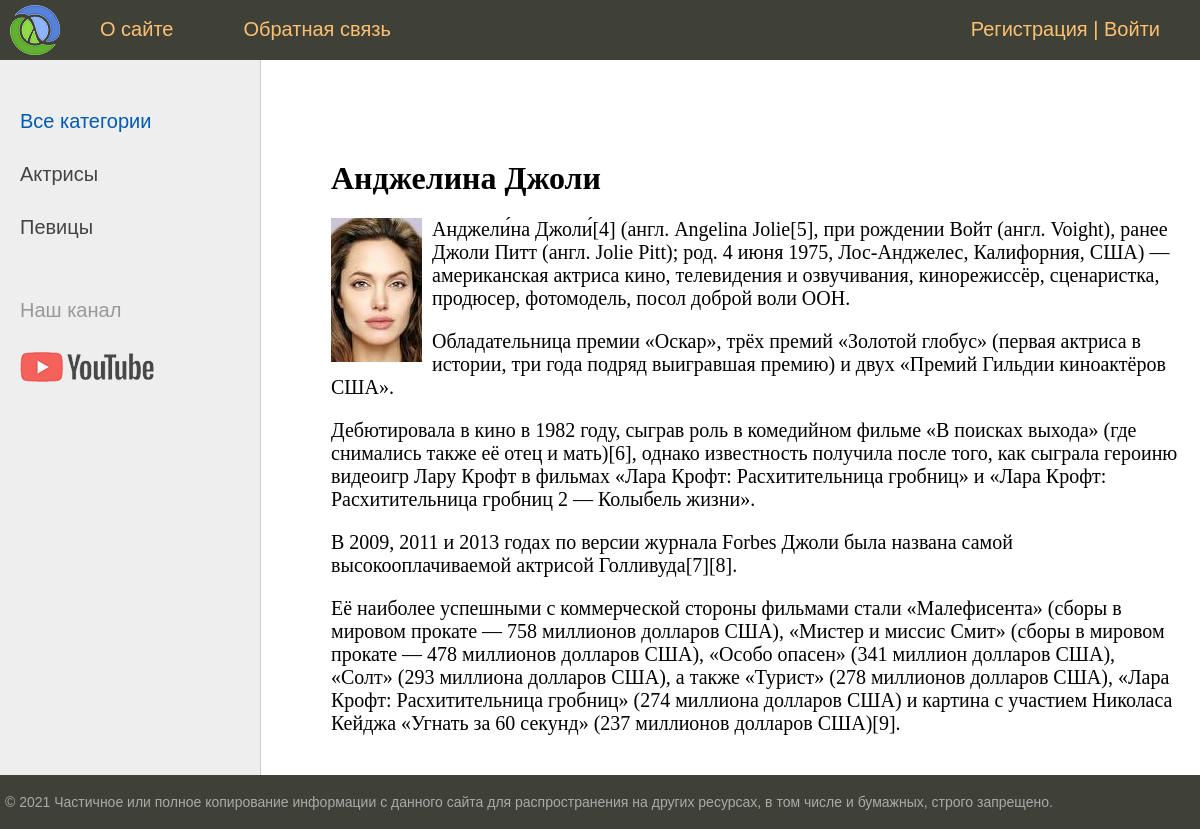
The app's page /post/andzhelina-dzholi/ with its own data.
### women/models.py (models this page shows, shortened)
class Category(models.Model):
    name = models.CharField(max_length=255, db_index=True, verbose_name="Название")
    slug = models.SlugField(max_length=255, unique=True, db_index=True, verbose_name="URL")
    class Meta:
        verbose_name = 'Категория'
        verbose_name_plural = 'Категории'
    def get_absolute_url(self):
        return reverse('category', kwargs={'cat_slug': self.slug})

class Women(models.Model):
    title = models.CharField(max_length=255, verbose_name="Заголовок")
    content = models.TextField(blank=True, verbose_name="Текст статьи")
    photo = models.ImageField(upload_to="photos/%Y/%m/%d/", verbose_name="Фото")
    time_create = models.DateTimeField(auto_now_add=True, verbose_name="Время создания")
    time_update = models.DateTimeField(auto_now=True, verbose_name="Время изменения")
    is_published = models.BooleanField(default=True, verbose_name="Публикация")
    cat = models.ForeignKey('Category', on_delete=models.PROTECT, verbose_name="Категории")
    slug = models.SlugField(max_length=255, unique=True, db_index=True, verbose_name="URL")
    class Meta:
        verbose_name = 'Известная женщина'
        verbose_name_plural = 'Известные женщины'
    def __str__(self):
        return self.title

### women/views.py (the view)
# urls.py: path('post/<slug:post_slug>/', ShowPost.as_view(), name='post'),
class ShowPost(DataMixin, DetailView):
    model = Women
    template_name = 'women/post.html'
    context_object_name = 'post'
    slug_url_kwarg = 'post_slug'
    def get_context_data(self, **kwargs: Any) -> Dict[str, Any]:
        cont = super().get_context_data(**kwargs)
        c_def = self.get_user_context(title=cont['post'])
        return dict(list(cont.items()) + list(c_def.items()))

### women/templatetags/women_tags.py (called while the page is built)
@register.inclusion_tag('women/list_categories.html')
def show_categories(sort=None, cat_selected=0):
    if not sort:
        cats = Category.objects.all()
    else:
        cats = Category.objects.order_by(sort)
    return {"categories": cats, "cat_selected": cat_selected}

### women/utils.py (called while the page is built)
    def get_user_context(self, **kwargs):
        context = kwargs
        cats = cache.get('cats')
        if not cats:
            cats = Category.objects.annotate(Count('women'))
            cache.set('cats', cats, 60)
        user_menu = menu.copy()
        if not self.request.user.is_authenticated:
            user_menu.pop(1)
        context['menu'] = user_menu
        context['cats'] = cats
        if 'cat_selected' not in context:
            context['cat_selected'] = 0
        return context

### women/templates/women/post.html
{% extends 'women/base.html' %}
{% block content %}
<h1>{{post.title}}</h1>
{% if post.photo %}
<p><img class="img-article-left" src="{{post.photo.url}}"></p>
{% endif %}
{{post.content|linebreaks}}
{% endblock %}

### women/templates/women/list_categories.html
{% for c in categories %}
    {% if c.women_set.count > 0 %}
         {% if c.pk == cat_selected %}
                   <li class="selected">{{c.name}}</li>
         {% else %}
                   <li><a href="{{ c.get_absolute_url }}">{{c.name}}</a></li>
         {% endif %}
    {% endif %}
{% endfor %}

### women/static/women/css/styles.css (style rules this page uses)
html, body { font-family: 'Arial'; margin: 0; padding: 0; height: 100%; width: 100%; color: #444; }
a { color: #0059b2; text-decoration: none; }
img { max-width: 600px; height: auto; }
img.img-article-left { max-width: 300px; height: auto; float: left; padding: 0 10px 10px 0; }
.left-chapters ul li { margin: 30px 0 0 0; color: #999; }
.left-chapters ul li a { color: #444; text-decoration: none; }
.content-text h1 { font-size: 32px; }

### records on screen
Category: name "Актрисы"
Category: name "Певицы"
Women: title "Анджелина Джоли", photo (picture), content "Анджели́на Джоли́[4] (англ. Angelina Jolie[5], при рождении Войт (англ. Voight), ранее Джоли Питт (англ. Jolie Pitt); род. 4 июня 1975, Лос-Анджелес, Калифорния, США) — американская актриса кино, телевидения и озвучивания, кинорежиссёр, сценаристка, продюсер, фотомодель, посол доброй воли ООН. Обладательница премии «Оскар», трёх премий «Золотой глобус» (первая актриса в истории, три года подряд выигравшая премию) и двух «Премий Гильдии киноактёров США». Дебютировала в кино в 1982 году, сыграв роль в комедийном фильме «В поисках выхода» (где снимались также её отец и мать)[6], однако известность получила после того, как сыграла героиню видеоигр Лару Крофт в фильмах «Лара Крофт:…"

### other values on screen
{{ m.title }} "О сайте" "Обратная связь"
